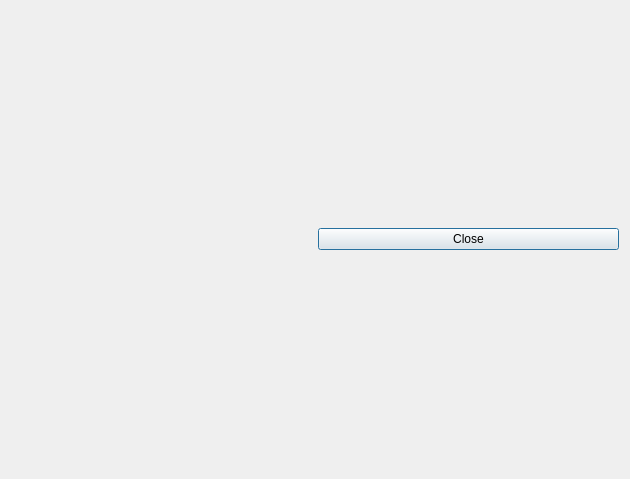
<?xml version="1.0" encoding="UTF-8"?>
<ui version="4.0">
 <class>PlusDialog</class>
 <widget class="QDialog" name="PlusDialog">
  <property name="geometry">
   <rect>
    <x>0</x>
    <y>0</y>
    <width>630</width>
    <height>479</height>
   </rect>
  </property>
  <property name="windowTitle">
   <string>Dialog</string>
  </property>
  <layout class="QGridLayout" name="gridLayout">
   <item row="1" column="0">
    <widget class="PageNavigatorWidget" name="pageNavigatorWidget" native="true"/>
   </item>
   <item row="1" column="1">
    <widget class="QPushButton" name="closeButton">
     <property name="text">
      <string>Close</string>
     </property>
    </widget>
   </item>
   <item row="0" column="0" colspan="2">
    <layout class="QVBoxLayout" name="layout"/>
   </item>
  </layout>
 </widget>
 <customwidgets>
  <customwidget>
   <class>PageNavigatorWidget</class>
   <extends>QWidget</extends>
   <header>PageNavigatorWidget.h</header>
   <container>1</container>
  </customwidget>
 </customwidgets>
 <resources/>
 <connections>
  <connection>
   <sender>closeButton</sender>
   <signal>clicked()</signal>
   <receiver>PlusDialog</receiver>
   <slot>close()</slot>
   <hints>
    <hint type="sourcelabel">
     <x>427</x>
     <y>281</y>
    </hint>
    <hint type="destinationlabel">
     <x>411</x>
     <y>234</y>
    </hint>
   </hints>
  </connection>
 </connections>
</ui>
